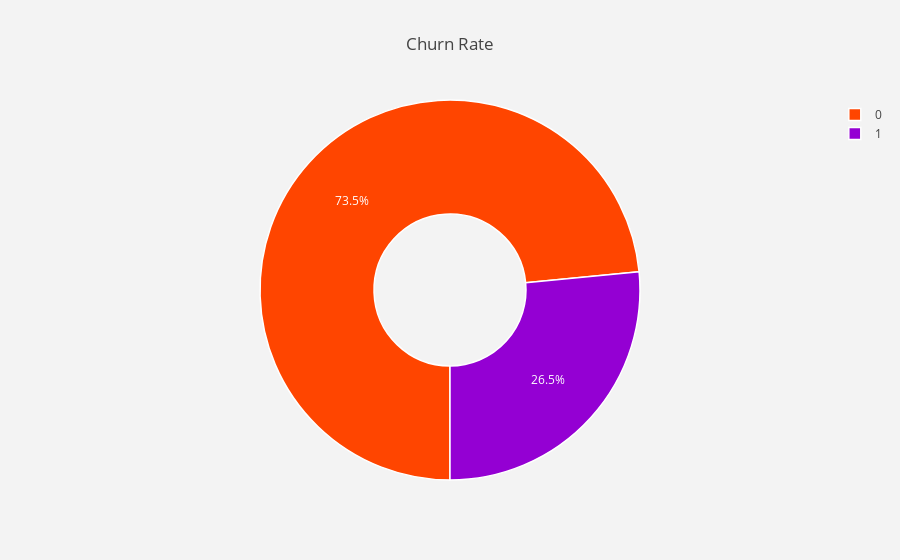

The code cell stored with this chart in its notebook:
### Markdown cell above
# Data Exploration

### Code cell
import plotly.offline as py
py.init_notebook_mode(connected=True)
import plotly.graph_objs as pgo

lab = tlc_db["Churn"].value_counts().keys().tolist()
#values
val = tlc_db["Churn"].value_counts().values.tolist()

trace = pgo.Pie(labels = lab ,
               values = val ,
               marker = dict(colors =  [ 'orangered' ,'darkviolet'],
                             line = dict(color = "white",
                                         width =  1.5)
                            ),
               rotation = 180,
               hoverinfo = "label+value+text",
               hole = .4
              )
layout = pgo.Layout(dict(title = "Churn Rate",
                        plot_bgcolor  = "rgb(243,243,243)",
                        paper_bgcolor = "rgb(243,243,243)",
                       )
                  )

data = [trace]
fig = pgo.Figure(data = data,layout = layout)
py.iplot(fig)

### Figure 1 — Plotly figure (JSON) as saved in the notebook; plotly's stock layout.template omitted (floating-point values rounded to 4 significant figures)
{"data": [{"hole": 0.4, "hoverinfo": "label+value+text", "labels": [0, 1], "marker": {"colors": ["orangered", "darkviolet"], "line": {"color": "white", "width": 1.5}}, "rotation": 180, "type": "pie", "uid": "a981d1a0-0f86-4d0c-b978-22ed923acbd0", "values": [5174, 1869]}], "layout": {"paper_bgcolor": "rgb(243,243,243)", "plot_bgcolor": "rgb(243,243,243)", "title": {"text": "Churn Rate"}}}
